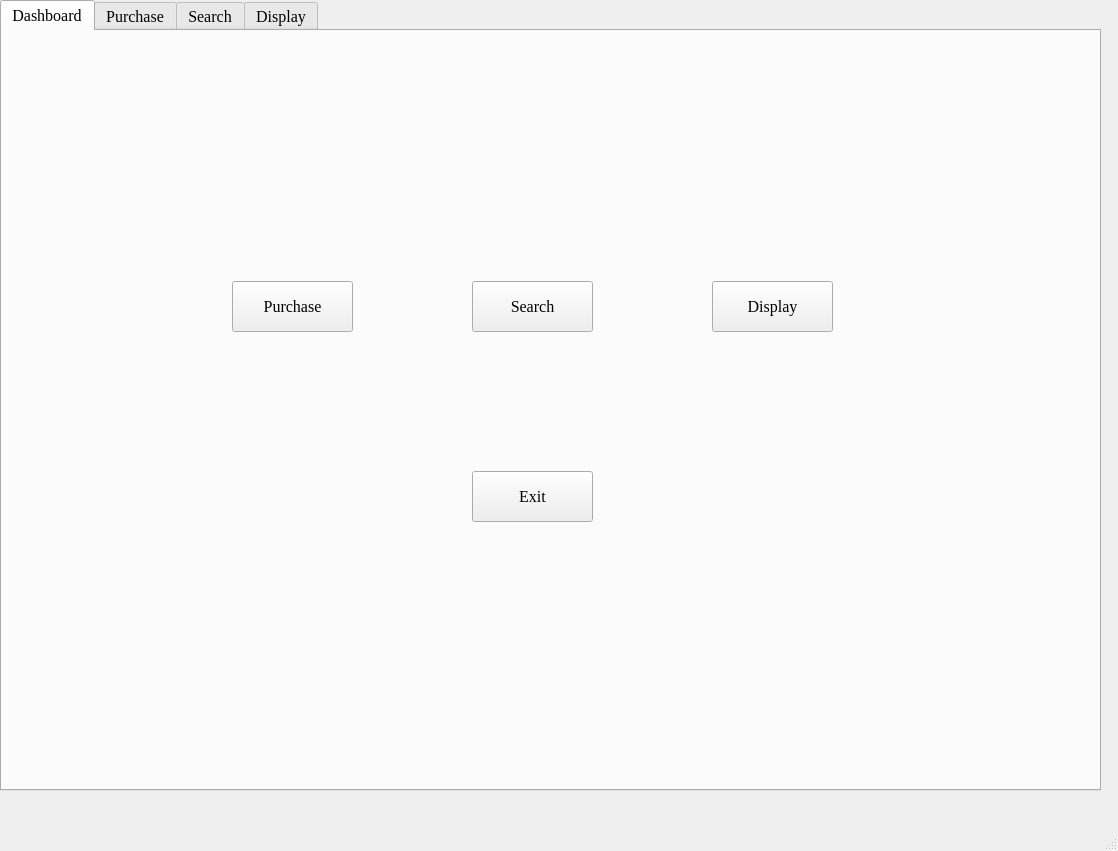
<?xml version="1.0" encoding="UTF-8"?>
<ui version="4.0">
 <class>firewoodApp</class>
 <widget class="QMainWindow" name="firewoodApp">
  <property name="geometry">
   <rect>
    <x>0</x>
    <y>0</y>
    <width>1118</width>
    <height>851</height>
   </rect>
  </property>
  <property name="font">
   <font>
    <family>Times New Roman</family>
    <pointsize>12</pointsize>
   </font>
  </property>
  <property name="windowTitle">
   <string>Firewood App</string>
  </property>
  <widget class="QWidget" name="centralwidget">
   <widget class="QTabWidget" name="tbFirewoodApp">
    <property name="geometry">
     <rect>
      <x>0</x>
      <y>0</y>
      <width>1101</width>
      <height>791</height>
     </rect>
    </property>
    <property name="currentIndex">
     <number>0</number>
    </property>
    <widget class="QWidget" name="tabDashboard">
     <attribute name="title">
      <string>Dashboard</string>
     </attribute>
     <widget class="QPushButton" name="btnPurchase">
      <property name="geometry">
       <rect>
        <x>230</x>
        <y>250</y>
        <width>121</width>
        <height>51</height>
       </rect>
      </property>
      <property name="text">
       <string>Purchase</string>
      </property>
     </widget>
     <widget class="QPushButton" name="btnSearch">
      <property name="geometry">
       <rect>
        <x>470</x>
        <y>250</y>
        <width>121</width>
        <height>51</height>
       </rect>
      </property>
      <property name="text">
       <string>Search</string>
      </property>
     </widget>
     <widget class="QPushButton" name="btnDisplay">
      <property name="geometry">
       <rect>
        <x>710</x>
        <y>250</y>
        <width>121</width>
        <height>51</height>
       </rect>
      </property>
      <property name="text">
       <string>Display</string>
      </property>
     </widget>
     <widget class="QPushButton" name="btnExit">
      <property name="geometry">
       <rect>
        <x>470</x>
        <y>440</y>
        <width>121</width>
        <height>51</height>
       </rect>
      </property>
      <property name="text">
       <string>Exit</string>
      </property>
     </widget>
    </widget>
    <widget class="QWidget" name="tabPurchase">
     <attribute name="title">
      <string>Purchase</string>
     </attribute>
     <widget class="QLabel" name="lblTransactionId">
      <property name="geometry">
       <rect>
        <x>290</x>
        <y>140</y>
        <width>201</width>
        <height>41</height>
       </rect>
      </property>
      <property name="text">
       <string>Transaction ID</string>
      </property>
     </widget>
     <widget class="QLabel" name="lblCustomerName">
      <property name="geometry">
       <rect>
        <x>290</x>
        <y>200</y>
        <width>201</width>
        <height>41</height>
       </rect>
      </property>
      <property name="text">
       <string>Customer Name</string>
      </property>
     </widget>
     <widget class="QLineEdit" name="txtTransactionId">
      <property name="geometry">
       <rect>
        <x>590</x>
        <y>150</y>
        <width>171</width>
        <height>22</height>
       </rect>
      </property>
     </widget>
     <widget class="QLineEdit" name="txtCustomerName">
      <property name="geometry">
       <rect>
        <x>590</x>
        <y>210</y>
        <width>171</width>
        <height>22</height>
       </rect>
      </property>
     </widget>
     <widget class="QComboBox" name="cmbType">
      <property name="geometry">
       <rect>
        <x>590</x>
        <y>270</y>
        <width>171</width>
        <height>22</height>
       </rect>
      </property>
     </widget>
     <widget class="QLabel" name="lblType">
      <property name="geometry">
       <rect>
        <x>290</x>
        <y>260</y>
        <width>201</width>
        <height>41</height>
       </rect>
      </property>
      <property name="text">
       <string>Firewood Type</string>
      </property>
     </widget>
     <widget class="QLabel" name="lblQuantity">
      <property name="geometry">
       <rect>
        <x>290</x>
        <y>320</y>
        <width>201</width>
        <height>41</height>
       </rect>
      </property>
      <property name="text">
       <string>Quantity</string>
      </property>
     </widget>
     <widget class="QLineEdit" name="txtQuantity">
      <property name="geometry">
       <rect>
        <x>590</x>
        <y>330</y>
        <width>171</width>
        <height>22</height>
       </rect>
      </property>
     </widget>
     <widget class="QPushButton" name="btnTotal">
      <property name="geometry">
       <rect>
        <x>450</x>
        <y>410</y>
        <width>121</width>
        <height>28</height>
       </rect>
      </property>
      <property name="text">
       <string>Display Total</string>
      </property>
     </widget>
     <widget class="QLabel" name="lblTotal">
      <property name="geometry">
       <rect>
        <x>290</x>
        <y>460</y>
        <width>201</width>
        <height>41</height>
       </rect>
      </property>
      <property name="text">
       <string>Total</string>
      </property>
     </widget>
     <widget class="QLineEdit" name="txtTotal">
      <property name="geometry">
       <rect>
        <x>590</x>
        <y>470</y>
        <width>171</width>
        <height>22</height>
       </rect>
      </property>
      <property name="readOnly">
       <bool>true</bool>
      </property>
     </widget>
     <widget class="QPushButton" name="btnPurchase_2">
      <property name="geometry">
       <rect>
        <x>450</x>
        <y>540</y>
        <width>121</width>
        <height>28</height>
       </rect>
      </property>
      <property name="text">
       <string>Purchase</string>
      </property>
     </widget>
    </widget>
    <widget class="QWidget" name="tabSearch">
     <attribute name="title">
      <string>Search</string>
     </attribute>
     <widget class="QComboBox" name="cmbFirewoodType">
      <property name="geometry">
       <rect>
        <x>590</x>
        <y>50</y>
        <width>171</width>
        <height>22</height>
       </rect>
      </property>
     </widget>
     <widget class="QLabel" name="lblFirewoodType">
      <property name="geometry">
       <rect>
        <x>290</x>
        <y>40</y>
        <width>201</width>
        <height>41</height>
       </rect>
      </property>
      <property name="text">
       <string>Firewood Type</string>
      </property>
     </widget>
     <widget class="QPushButton" name="btnAverage">
      <property name="geometry">
       <rect>
        <x>410</x>
        <y>110</y>
        <width>201</width>
        <height>28</height>
       </rect>
      </property>
      <property name="text">
       <string>Calculate Average Price</string>
      </property>
     </widget>
     <widget class="QLabel" name="lblAverage">
      <property name="geometry">
       <rect>
        <x>290</x>
        <y>160</y>
        <width>201</width>
        <height>41</height>
       </rect>
      </property>
      <property name="text">
       <string>Average Price</string>
      </property>
     </widget>
     <widget class="QLineEdit" name="txtAverage">
      <property name="geometry">
       <rect>
        <x>590</x>
        <y>170</y>
        <width>171</width>
        <height>22</height>
       </rect>
      </property>
     </widget>
     <widget class="QPushButton" name="btnDisplayData">
      <property name="geometry">
       <rect>
        <x>410</x>
        <y>230</y>
        <width>201</width>
        <height>28</height>
       </rect>
      </property>
      <property name="text">
       <string>Display Data</string>
      </property>
     </widget>
     <widget class="QTableWidget" name="firewoodTableWidget">
      <property name="geometry">
       <rect>
        <x>290</x>
        <y>300</y>
        <width>471</width>
        <height>351</height>
       </rect>
      </property>
      <property name="font">
       <font>
        <family>Times New Roman</family>
        <pointsize>12</pointsize>
       </font>
      </property>
     </widget>
     <widget class="QPushButton" name="btnDashboard">
      <property name="geometry">
       <rect>
        <x>410</x>
        <y>690</y>
        <width>201</width>
        <height>28</height>
       </rect>
      </property>
      <property name="text">
       <string>Dashboard</string>
      </property>
     </widget>
    </widget>
    <widget class="QWidget" name="tabDisplay">
     <attribute name="title">
      <string>Display</string>
     </attribute>
     <widget class="QTableWidget" name="displayTableWidget">
      <property name="geometry">
       <rect>
        <x>10</x>
        <y>100</y>
        <width>1091</width>
        <height>571</height>
       </rect>
      </property>
      <property name="font">
       <font>
        <family>Times New Roman</family>
        <pointsize>12</pointsize>
       </font>
      </property>
     </widget>
    </widget>
   </widget>
  </widget>
  <widget class="QMenuBar" name="menubar">
   <property name="geometry">
    <rect>
     <x>0</x>
     <y>0</y>
     <width>1118</width>
     <height>28</height>
    </rect>
   </property>
  </widget>
  <widget class="QStatusBar" name="statusbar"/>
 </widget>
 <resources/>
 <connections/>
</ui>
